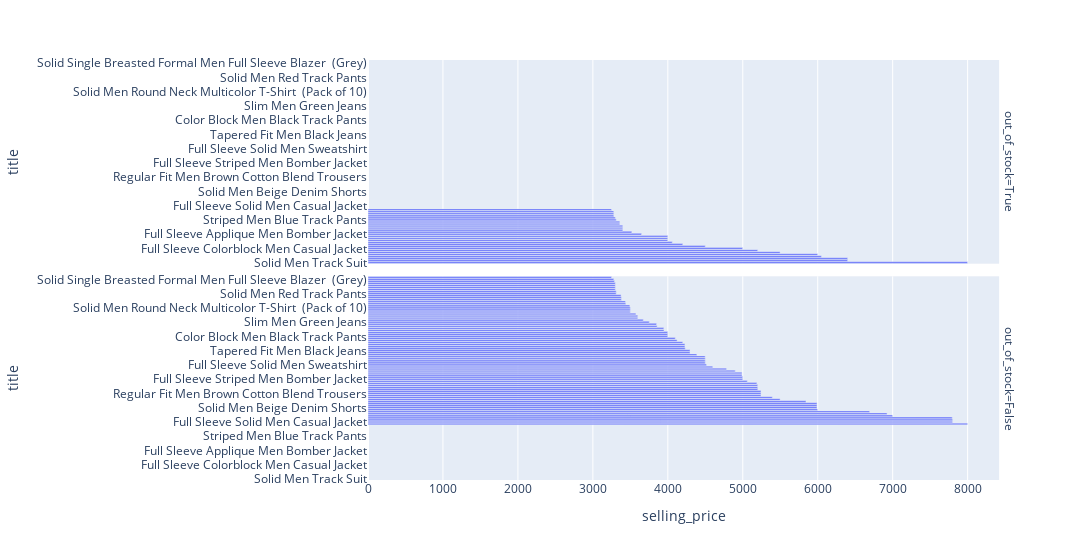

The code cell stored with this chart in its notebook:
### Code cell
px.bar(high_selling_price_df.head(100), y ='title', x = 'selling_price',facet_row='out_of_stock',width=1300)

### Figure 1 — Plotly figure (JSON) as saved in the notebook; plotly's stock layout.template omitted (floating-point values rounded to 4 significant figures)
{"data": [{"alignmentgroup": "True", "hovertemplate": "out_of_stock=True<br>selling_price=%{x}<br>title=%{y}<extra></extra>", "legendgroup": "", "marker": {"color": "#636efa", "pattern": {"shape": ""}}, "name": "", "offsetgroup": "", "orientation": "h", "showlegend": false, "textposition": "auto", "type": "bar", "x": [7999, 6399, 6399, 6049, 5999, 5498, 5199, 4998, 4499, 4199, 4059, 3999, 3999, 3999, 3649, 3519, 3399, 3399, 3399, 3359, 3359, 3311, 3299, 3279, 3279, 3279, 3249], "xaxis": "x2", "y": ["Solid Men Track Suit", "Slim Men Black Jeans", "Slim Men Dark Blue Jeans", "Full Sleeve Solid Men Padded Jacket", "Tapered Fit Men Blue Jeans", "Full Sleeve Solid Men Riding Jacket", "2 Piece Self Design Men Suit", "Full Sleeve Colorblock Men Casual Jacket", "Full Sleeve Solid Men Varsity Jacket", "Printed Men Blue Track Pants", "Solid Men Blue Track Pants", "Regular Men Black Jeans", "Full Sleeve Printed Men Sports Jacket", "Men Slim Fit Printed Casual Shirt", "Full Sleeve Applique Men Bomber Jacket", "Slim Fit Men Green Cotton Blend Trousers", "Slim Men Grey Jeans", "Super Skinny Men Black Jeans", "Skinny Men Black Jeans", "Regular Fit Men Dark Blue Pure Cotton Trousers", "Slim Men White Jeans", "Striped Men Blue Track Pants", "Full Sleeve Printed Men Casual Jacket", "Tapered Men Dark Green Pure Cotton Trousers", "Tapered Men Khaki Pure Cotton Trousers", "Tapered Men Black Cotton Blend Trousers", "Full Sleeve Checkered Men Bomber Jacket"], "yaxis": "y2"}, {"alignmentgroup": "True", "hovertemplate": "out_of_stock=False<br>selling_price=%{x}<br>title=%{y}<extra></extra>", "legendgroup": "", "marker": {"color": "#636efa", "pattern": {"shape": ""}}, "name": "", "offsetgroup": "", "orientation": "h", "showlegend": false, "textposition": "auto", "type": "bar", "x": [7998, 7799, 7799, 7794, 6998, 6925, 6692, 5998, 5990, 5990, 5990, 5843, 5498, 5394, 5243, 5243, 5243, 5200, 5199, 5199, 5188, 5060, 4999, 4998, 4990, 4990, 4899, 4783, 4599, 4515, 4499, 4499, 4499, 4498, 4387, 4296, 4296, 4232, 4228, 4228, 4199, 4124, 4099, 3999, 3999, 3998, 3949, 3946, 3857, 3849, 3752, 3672, 3599, 3599, 3574, 3499, 3499, 3499, 3493, 3439, 3435, 3380, 3380, 3376, 3311, 3311, 3299, 3299, 3299, 3299, 3288, 3279, 3249], "xaxis": "x", "y": ["Checkered Single Breasted Party Men Full Sleeve Blazer  (Grey)", "Full Sleeve Solid Men Casual Jacket", "Full Sleeve Printed Men Sweatshirt", "Skinny Men Blue Jeans", "Self Design Single Breasted Party Men Full Sleeve Blazer  (Blue)", "Regular Fit Men Dark Blue Cotton Blend Trousers", "Maxx Regular Men Black Jeans", "Full Sleeve Solid Men Quilted Jacket", "Solid Men Beige Denim Shorts", "Solid Men Blue Denim Shorts", "Slim Men Blue Jeans", "Tapered Fit Men White Jeans", "Full Sleeve Solid Men Bomber Jacket", "Regular Men Light Blue Jeans", "Regular Fit Men Blue Cotton Blend Trousers", "Regular Fit Men Brown Cotton Blend Trousers", "Regular Fit Men Green Cotton Blend Trousers", "Mods Western Star Self Design Sherwani", "3 Piece Solid Men Suit", "2 Piece Solid Men Suit", "Full Sleeve Self Design Men Casual Jacket", "Slim Men Light Blue Jeans", "Full Sleeve Striped Men Bomber Jacket", "Full Sleeve Solid Men Jacket", "Solid Men Dark Blue Chino Shorts", "Solid Men White Chino Shorts", "Full Sleeve Solid Men Sports Jacket", "Vairavaa Tex Solid Men Dhoti", "Self Design Single Breasted Wedding, Casual, Party, Formal, Festive, Festive & Wedding Men Full Sleeve Blazer  (Green)", "Full Sleeve Solid Men Sweatshirt", "Solid Men Black Track Pants", "Full Sleeve Color Block Men Sweatshirt", "Sleeveless Solid Men Casual Jacket", "Sleeveless Solid Men Quilted Jacket", "SIVAA TEX Men's Pure Silk White Dhoti Men Dhoti", "Skinny Men Dark Blue Jeans", "Tapered Fit Men Black Jeans", "Vairavaa Tex Striped Men Dhoti", "Men Slim Fit Self Design Casual Shirt", "Men Slim Fit Striped Casual Shirt", "Solid Men Grey Track Pants", "Regular Fit Men Black Cotton Lycra Blend Trousers", "Solid Men Round Neck Multicolor T-Shirt  (Pack of 12)", "Color Block Men Black Track Pants", "Printed Men Round Neck Dark Blue T-Shirt", "Self Design Men Waistcoat", "Jogger Fit Men Black Jeans", "Men Slim Fit Striped Spread Collar Casual Shirt", "Sleeveless Solid Men Padded Jacket", "Full Sleeve Color Block Men Jacket", "Slim Men Green Jeans", "Printed Men Polo Neck Dark Blue T-Shirt", "Checkered Single Breasted Festive & Wedding Men Full Sleeve Blazer  (Grey)", "Self Design Single Breasted Festive & Wedding Men Full Sleeve Blazer  (Gold)", "Printed Men Round Neck Black T-Shirt", "Solid Men Shawl Neck Multicolor T-Shirt  (Pack of 10)", "Solid Men Blue Sports Shorts", "Solid Men Round Neck Multicolor T-Shirt  (Pack of 10)", "Men Slim Fit Striped Mandarin Collar Casual Shirt", "Printed Men Track Suit", "Men Blue Jeans", "Self Design V-neck Casual Men Black, Grey Sweater", "Woven Round Neck Casual Men Black, Grey Sweater", "Sleeveless Textured Men Nehru Jacket", "Solid Men Red Track Pants", "Striped Men Black Track Pants", "Full Sleeve Color Block Men Casual Jacket", "Full Sleeve Colorblock Men Sports Jacket", "Graphic Print Men Blue Track Pants", "Full Sleeve Graphic Print Men Sweatshirt", "Vairavaa Tex 100% Cotton | Traditionally Woven | 1'Inch Silver Kasavu Borderd Kerala Mundu | 4.00'm Mundu | Pack of 6 Solid Men Dhoti", "Solid Single Breasted Formal Men Full Sleeve Blazer  (Grey)", "Printed Men Black Track Pants"], "yaxis": "y"}], "layout": {"annotations": [{"font": {}, "showarrow": false, "text": "out_of_stock=False", "textangle": 90, "x": 0.98, "xanchor": "left", "xref": "paper", "y": 0.2425, "yanchor": "middle", "yref": "paper"}, {"font": {}, "showarrow": false, "text": "out_of_stock=True", "textangle": 90, "x": 0.98, "xanchor": "left", "xref": "paper", "y": 0.7575, "yanchor": "middle", "yref": "paper"}], "barmode": "relative", "legend": {"tracegroupgap": 0}, "margin": {"t": 60}, "width": 1300, "xaxis": {"anchor": "y", "domain": [0, 0.98], "title": {"text": "selling_price"}}, "xaxis2": {"anchor": "y2", "domain": [0, 0.98], "matches": "x", "showticklabels": false}, "yaxis": {"anchor": "x", "domain": [0, 0.485], "title": {"text": "title"}}, "yaxis2": {"anchor": "x2", "domain": [0.515, 1], "matches": "y", "title": {"text": "title"}}}}
